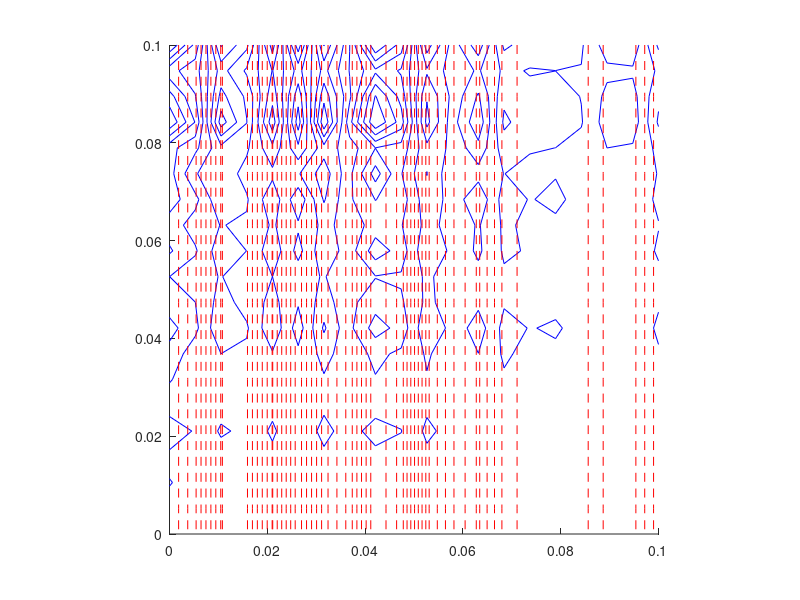

This figure's MATLAB source:
clear ;
clc ;
y = linspace(0, 0.1, 20);
x = linspace(0, 0.1, 20);

[X, Y] = meshgrid(x, y);
m = 1;
epsilon = 4;
mu = m*epsilon/pi ;
phi =  X/(X.^2 + Y.^2) ;
psi =  Y/(X.^2 + Y.^2) ;


% figure1 = figure; 

hold all;
contour(X, Y, psi, 20, '-b', linewidth=2);
contour(X, Y, phi, 20, '--r', linewidth=2);
pbaspect([1 1 1]);
% set(h,'Visible','off')
% axis off
% axis image
% saveas(figure1,'finename.png')

